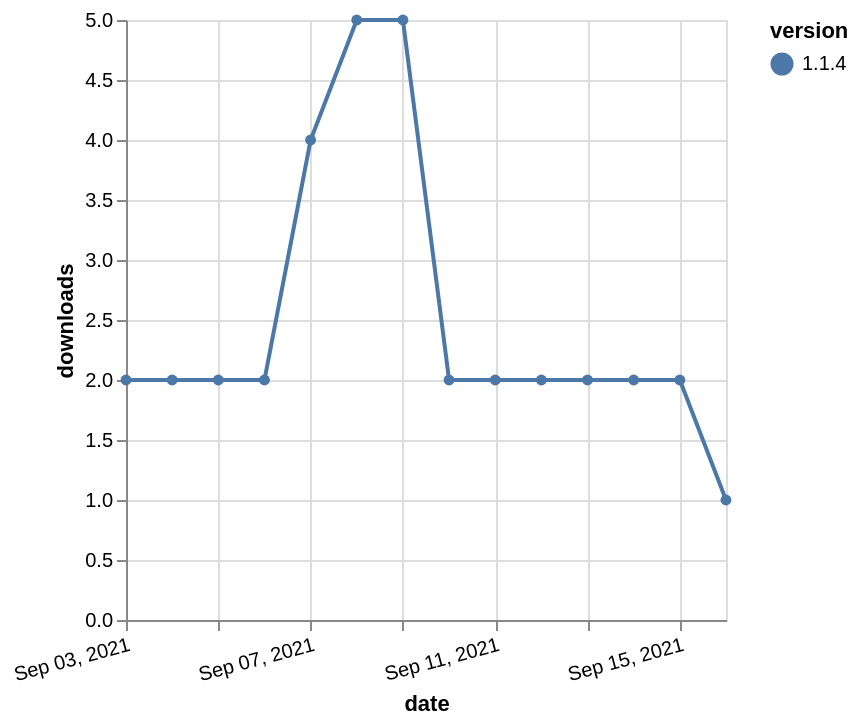

Source (Vega-Lite JSON):
### Vega-Lite specification from a JSON file in a GitHub repository (floating-point values rounded to 4 significant figures)
{"$schema": "https://vega.github.io/schema/vega-lite/v5.json", "description": "A simple bar chart with embedded data.", "data": {"values": [{"date": "2021-09-03", "total": 1949, "delta": 2, "version": "1.1.4"}, {"date": "2021-09-04", "total": 1951, "delta": 2, "version": "1.1.4"}, {"date": "2021-09-05", "total": 1953, "delta": 2, "version": "1.1.4"}, {"date": "2021-09-06", "total": 1955, "delta": 2, "version": "1.1.4"}, {"date": "2021-09-07", "total": 1959, "delta": 4, "version": "1.1.4"}, {"date": "2021-09-08", "total": 1964, "delta": 5, "version": "1.1.4"}, {"date": "2021-09-09", "total": 1969, "delta": 5, "version": "1.1.4"}, {"date": "2021-09-10", "total": 1971, "delta": 2, "version": "1.1.4"}, {"date": "2021-09-11", "total": 1973, "delta": 2, "version": "1.1.4"}, {"date": "2021-09-12", "total": 1975, "delta": 2, "version": "1.1.4"}, {"date": "2021-09-13", "total": 1977, "delta": 2, "version": "1.1.4"}, {"date": "2021-09-14", "total": 1979, "delta": 2, "version": "1.1.4"}, {"date": "2021-09-15", "total": 1981, "delta": 2, "version": "1.1.4"}, {"date": "2021-09-16", "total": 1982, "delta": 1, "version": "1.1.4"}]}, "width": "container", "mark": {"type": "line", "point": {"filled": true}}, "encoding": {"x": {"field": "date", "type": "temporal", "timeUnit": "yearmonthdate", "title": "date", "axis": {"labelAngle": -15}}, "y": {"field": "delta", "type": "quantitative", "title": "downloads"}, "color": {"field": "version", "type": "nominal"}, "tooltip": {"field": "delta"}}}
